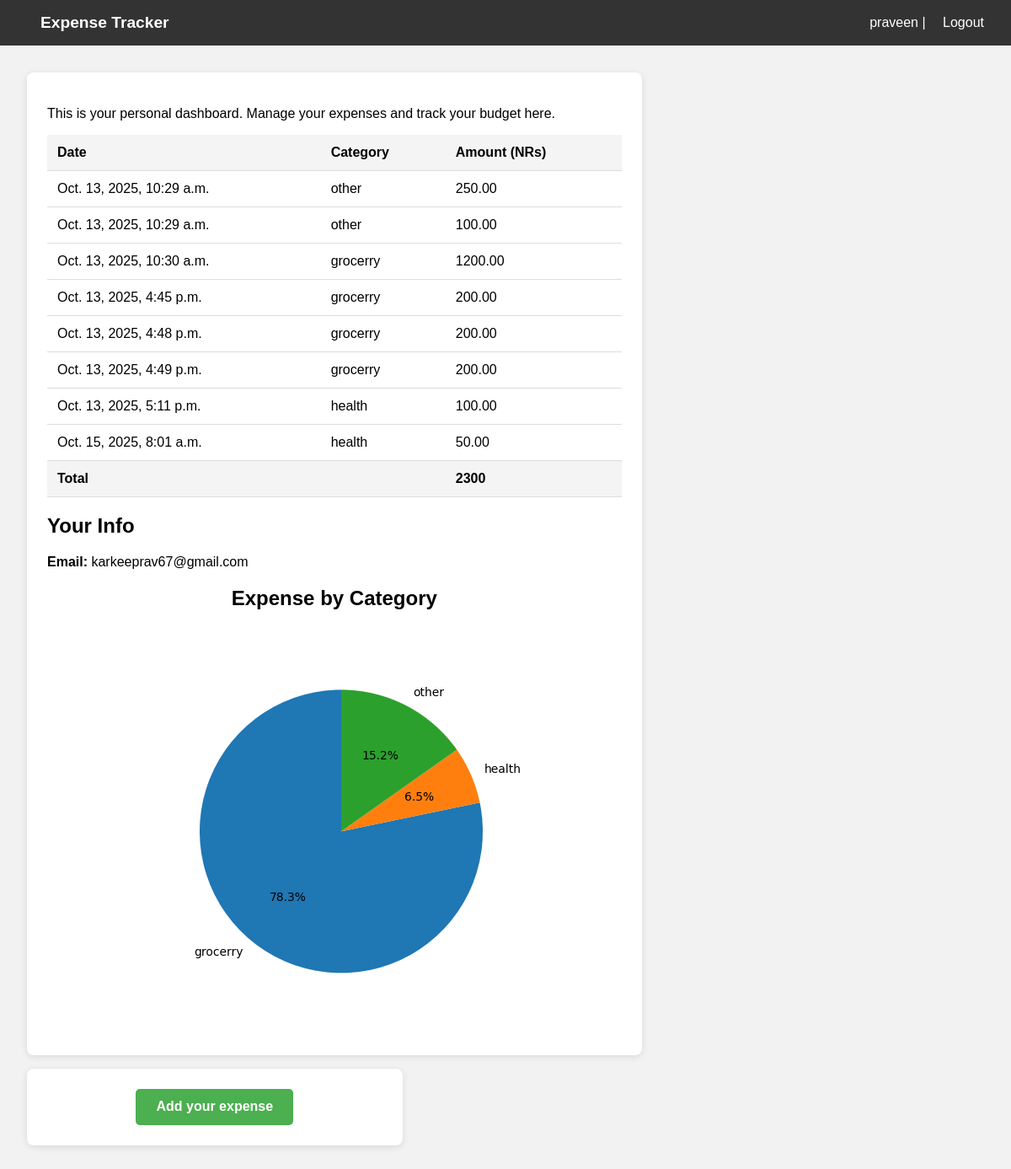
Page /user/user/ (signed in) on the committed database.
### user/models.py (models this page shows, shortened)
class Expense(models.Model):
    CATEGORY_CHOICES = [
        ('grocery', 'Grocery'),
        ('study', 'Study'),
        ('entertainment', 'Entertainment'),
        ('transport', 'Transport'),
        ('dining', 'Dining'),
        ('utilities', 'Utilities'),
        ('health', 'Health'),
        ('other', 'Other'),
    ]
    user = models.ForeignKey(User, on_delete=models.CASCADE)
    category = models.CharField(max_length=50, choices=CATEGORY_CHOICES)
    amount = models.DecimalField(max_digits=10, decimal_places=2)
    date_added = models.DateTimeField(auto_now_add=True)

### user/views.py (the view)
# urls.py: path("user/", views.user_page, name='user_page'),
@login_required
def user_page(request):
    expenses = Expense.objects.filter(user=request.user)
    total = expenses.aggregate(Sum('amount'))['amount__sum'] or 0
    category_data = (
        expenses.values('category')
        .annotate(total=Sum('amount'))
        .order_by('category')
    )
    categories = [item['category'] for item in category_data]
    category_totals = [float(item['total']) for item in category_data]
    fig, ax = plt.subplots()
    ax.pie(category_totals, labels = categories, autopct = '%1.1f%%', startangle = 90)
    ax.axis('equal')
    buffer = io.BytesIO()
    plt.savefig(buffer, format='png')
    buffer.seek(0)
    image_png = buffer.getvalue()
    buffer.close()
    graphic = base64.b64encode(image_png).decode('utf-8')
    return render(request, 'user/user.html', {
        'user':request.user,
        'expenses': expenses,
        'total': total,
        'graphic': graphic})

### user/templates/user/user.html (shortened to what this page needs)
{% load static %}
<!DOCTYPE html>
<html lang="en">
<head>
</head>
<body>
    <nav>
        <div class="nav-left">
            <a href="#">Expense Tracker</a>
        </div>
        <div class="nav-right">
            <span>{{ user.username }}</span> |
            <a href="{% url 'index' %}">Logout</a>
        </div>
    </nav>
    <div class="main-content">
        <div class="left-block">
            <p>This is your personal dashboard. Manage your expenses and track your budget here.</p>
            <table>
                <thead>
                    <tr>
                        <th>Date</th>
                        <th>Category</th>
                        <th>Amount (NRs)</th>
                    </tr>
                </thead>
                <tbody>
                    {% if expenses %}
                        {% for expense in expenses %}
                        <tr>
                            <td>{{ expense.date_added }}</td>
                            <td>{{ expense.category }}</td>
                            <td>{{ expense.amount }}</td>
                        </tr>
                        {% endfor %}
                        <tr class="total">
                            <td colspan="2">Total</td>
                            <td>
                                {{ total }}
                            </td>
                        </tr>
                    {% else %}
                        <tr>
                            <td colspan="3" style="text-align:center;">No expenses yet!</td>
                        </tr>
                    {% endif %}
                </tbody>
            </table>
            <section class="description">
                <h2>Your Info</h2>
                <p><strong>Email:</strong> {{ user.email }}</p>
            </section>
             <div style="text-align:center;">
        <h2>Expense by Category</h2>
            {% if graphic %}
                <img alt="Expense Pie Chart" style="max-width:100%; border-radius:10px;">
            {% else %}
                <p>No expenses to display.</p>
            {% endif %}
    </div>
        </div>
        <div class="right-block">
            <a href="{% url 'add_expense' %}">Add your expense</a>
        </div>
    </div>
</body>
</html>

### user/templates/user/user.html (style rules this page uses)
body { font-family: Arial, sans-serif; margin:0; padding:0; background-color:#f2f2f2; }
nav { background-color:#333; color:white; padding:1rem 2rem; display:flex; justify-content:space-between; align-items:center; }
nav a { color:white; text-decoration:none; margin-left:1rem; }
nav .nav-left a { font-weight:bold; font-size:1.2rem; }
.main-content { display:flex; justify-content:space-between; padding:2rem; flex-wrap:wrap; min-height:100vh; box-sizing:border-box; }
.left-block, .right-block { background-color:white; padding:1.5rem; border-radius:8px; box-shadow:0 2px 8px rgba(0,0,0,0.1); margin-bottom:1rem; }
.left-block { flex:0 0 60%; }
.right-block { flex:0 0 35%; display:flex; align-items:center; justify-content:center; }
.right-block a { text-decoration:none; background-color:#4CAF50; color:white; padding:0.8rem 1.5rem; border-radius:5px; font-weight:bold; }
table { width:100%; border-collapse:collapse; margin-top:1rem; }
th, td { padding:0.75rem; text-align:left; border-bottom:1px solid #ddd; }
th { background-color:#f4f4f4; }
.total { font-weight:bold; text-align:right; background-color:#f4f4f4; }

### rows in the picture
Expense: date_added "Oct. 13, 2025, 10:29 a.m.", category "other", amount "250.00"
Expense: date_added "Oct. 13, 2025, 10:29 a.m.", category "other", amount "100.00"
Expense: date_added "Oct. 13, 2025, 10:30 a.m.", category "grocerry", amount "1200.00"
Expense: date_added "Oct. 13, 2025, 4:45 p.m.", category "grocerry", amount "200.00"
Expense: date_added "Oct. 13, 2025, 4:48 p.m.", category "grocerry", amount "200.00"
Expense: date_added "Oct. 13, 2025, 4:49 p.m.", category "grocerry", amount "200.00"
Expense: date_added "Oct. 13, 2025, 5:11 p.m.", category "health", amount "100.00"
Expense: date_added "Oct. 15, 2025, 8:01 a.m.", category "health", amount "50.00"

### other values in the picture
{{ user.username }} "praveen"
{{ total }} "2300"
{{ user.email }} "karkeeprav67@gmail.com"
